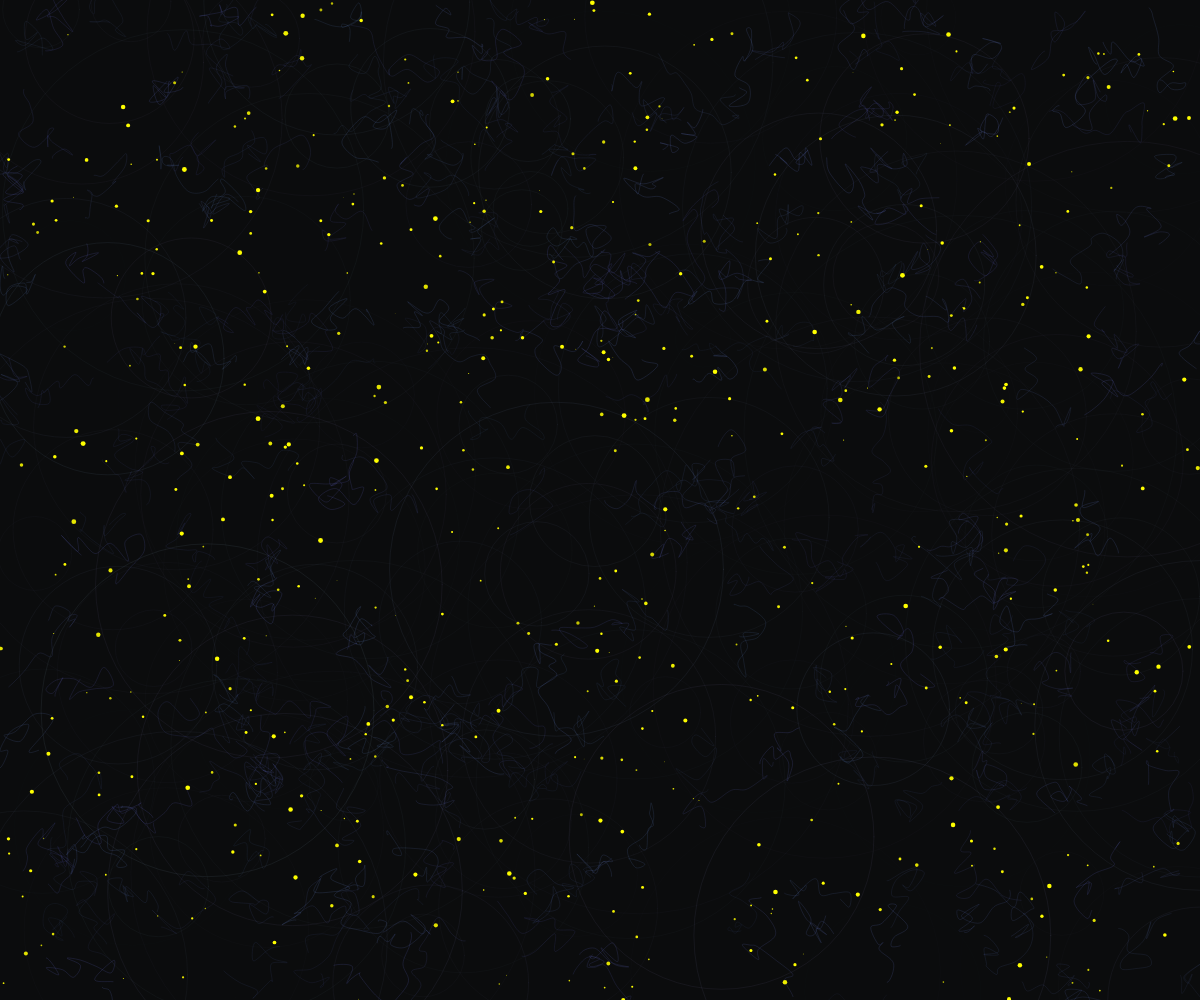
Frame 1 (no input)
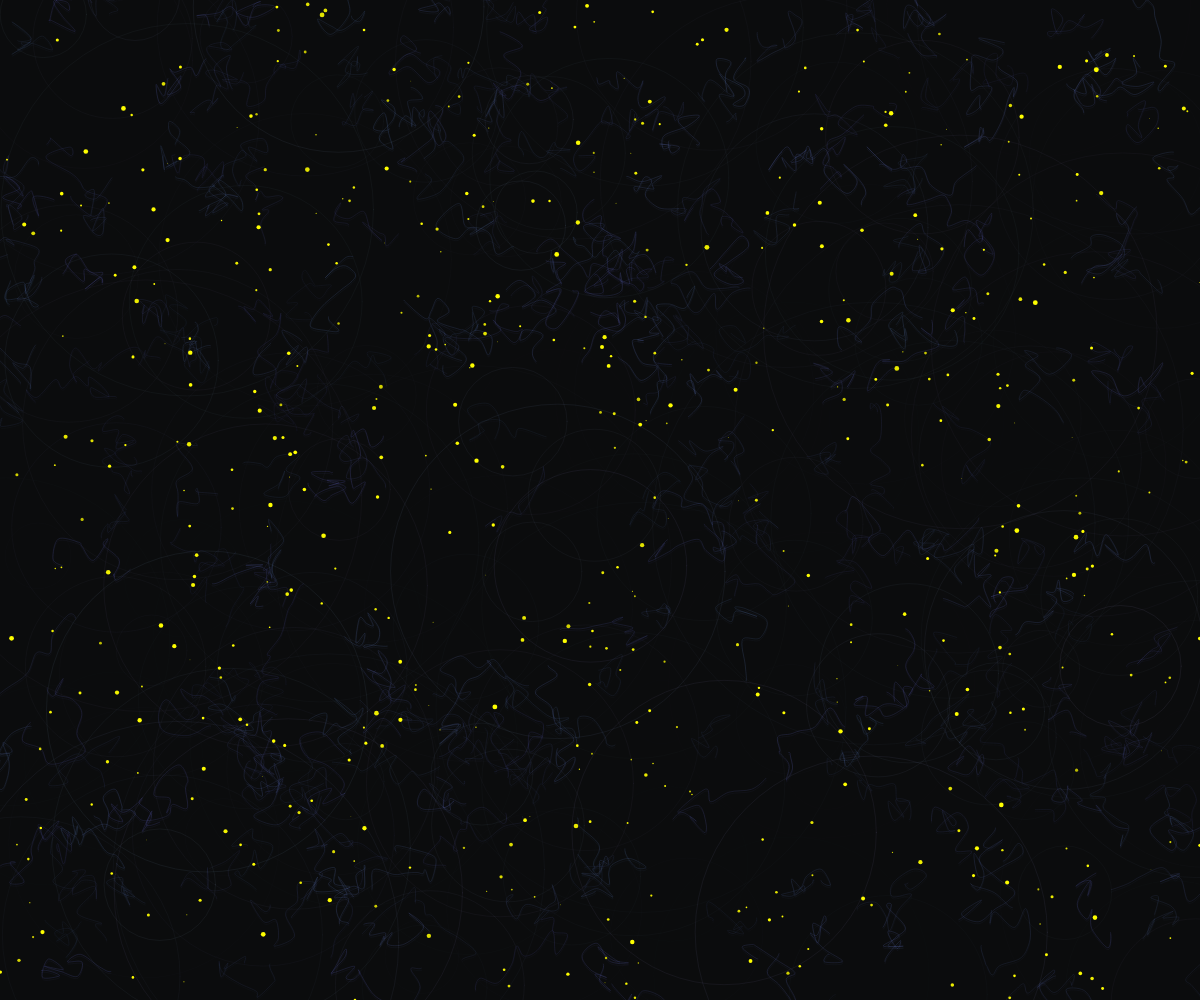
Frame 60 (no input)
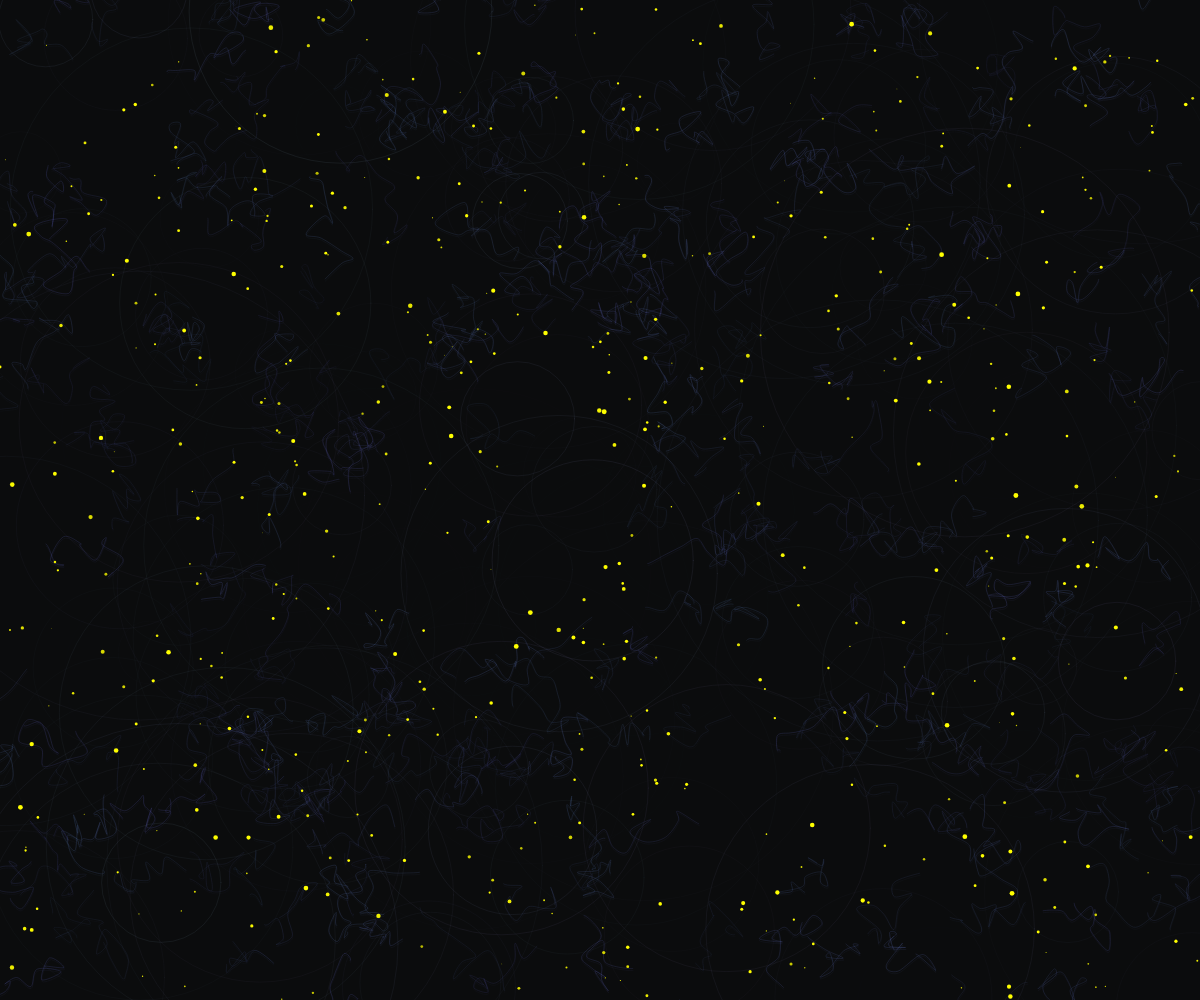
Frame 120 (the mouse pressed at the canvas centre since frame 60)

The p5.js sketch that drew these frames (run headless with seeded random() and noise() and a simulated clock; from frame 60 on, the mouse is pressed at the canvas centre):

// p5.js sketch
// ── sketch.js
let circles = [];
let filaments = [];
let stars = [];

function setup() {
  createCanvas(windowWidth, windowHeight);
  colorMode(HSB, 360, 100, 100, 1);
  
  // Initialize floating circles
  for (let i = 0; i < 200; i++) {
    circles.push({
      x: random(width),
      y: random(height),
      size: random(50, 300),
      speedX: random(-0.1, 0.1),
      speedY: random(-0.1, 0.1),
      hue: random(200, 260),
      alpha: random(0.02, 0.08),
      age: random(TWO_PI)
    });
  }
  
  // Initialize starfield
  for (let i = 0; i < 500; i++) {
    stars.push({
      x: random(width),
      y: random(height),
      size: random(0.5, 3),
      brightness: random(70, 100),
      pulseSpeed: random(0.02, 0.05),
      pulsePhase: random(TWO_PI),
      driftX: random(-0.2, 0.2),
      driftY: random(-0.2, 0.2)
    });
  }
  
  // Initialize filament webbing
  for (let i = 0; i < 300; i++) {
    filaments.push({
      points: [],
      hue: random(220, 240),
      alpha: random(0.05, 0.15),
      speed: random(0.001, 0.003),
      age: random(TWO_PI)
    });
  }
  
  // Seed random for consistent motion
  randomSeed(999);
}

function draw() {
  background(220, 10, 5); // Deep space blue

  // Update and draw circles
  for (let circle of circles) {
    circle.x += circle.speedX;
    circle.y += circle.speedY;
    
    // Wrap around screen edges
    if (circle.x < -circle.size) circle.x = width + circle.size;
    if (circle.x > width + circle.size) circle.x = -circle.size;
    if (circle.y < -circle.size) circle.y = height + circle.size;
    if (circle.y > height + circle.size) circle.y = -circle.size;
    
    // Pulsing glow effect
    let pulse = sin(circle.age) * 0.5 + 0.5;
    circle.age += 0.01;
    
    noFill();
    stroke(circle.hue, 30, 90, circle.alpha * pulse);
    ellipse(circle.x, circle.y, circle.size * (1 + pulse * 0.5));
  }

  // Draw and update filaments
  for (let filament of filaments) {
    if (filament.points.length === 0) {
      // Initialize points
      let x = random(width);
      let y = random(height);
      for (let i = 0; i < 15; i++) {
        filament.points.push({x, y, age: 0});
        x += random(-20, 20);
        y += random(-20, 20);
      }
    } else {
      // Animate points
      for (let point of filament.points) {
        point.x += random(-0.5, 0.5);
        point.y += random(-0.5, 0.5);
        point.age += filament.speed;
      }
      
      // Remove old points and add new ones
      if (random() < 0.1) {
        filament.points.shift();
        let last = filament.points[filament.points.length - 1];
        filament.points.push({
          x: last.x + random(-20, 20),
          y: last.y + random(-20, 20),
          age: 0
        });
      }
    }

    // Draw filament
    stroke(filament.hue, 50, 90, filament.alpha);
    noFill();
    beginShape();
    for (let point of filament.points) {
      curveVertex(point.x, point.y);
    }
    endShape();
    
    // Add subtle pulsing light effect
    if (frameCount % 30 === 0) {
      stroke(filament.hue, 50, 100, filament.alpha * 0.3);
      beginShape();
      for (let point of filament.points) {
        curveVertex(point.x + sin(point.age) * 2, point.y + cos(point.age) * 2);
      }
      endShape();
    }
  }

  // Draw stars
  noStroke();
  for (let star of stars) {
    let pulse = sin(frameCount * star.pulseSpeed + star.pulsePhase) * 0.5 + 0.5;
    fill(60, 100, star.brightness + pulse * 20, 1);
    
    // Drift counter-current
    star.x += star.driftX;
    star.y += star.driftY;
    
    // Wrap around screen edges
    if (star.x < 0) star.x = width;
    if (star.x > width) star.x = 0;
    if (star.y < 0) star.y = height;
    if (star.y > height) star.y = 0;
    
    ellipse(star.x, star.y, star.size + pulse * 2);
  }
}

function windowResized() {
  resizeCanvas(windowWidth, windowHeight);
}
